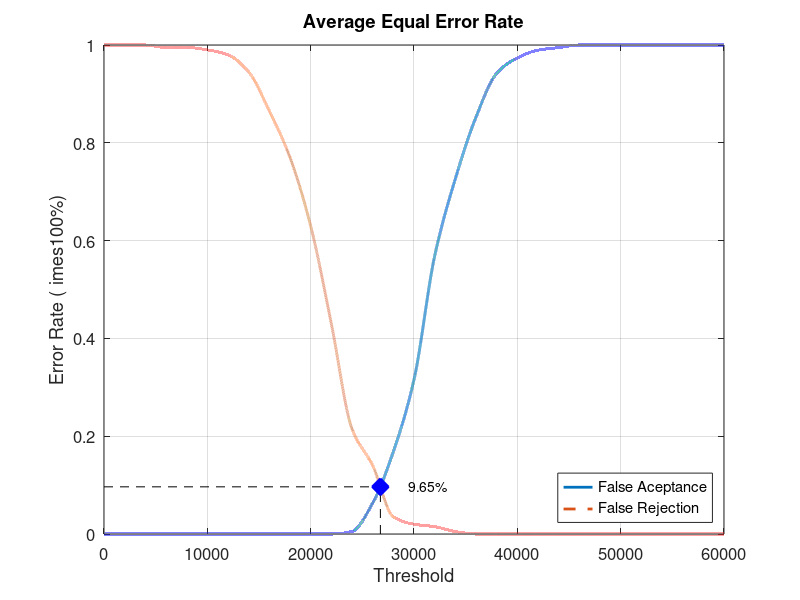
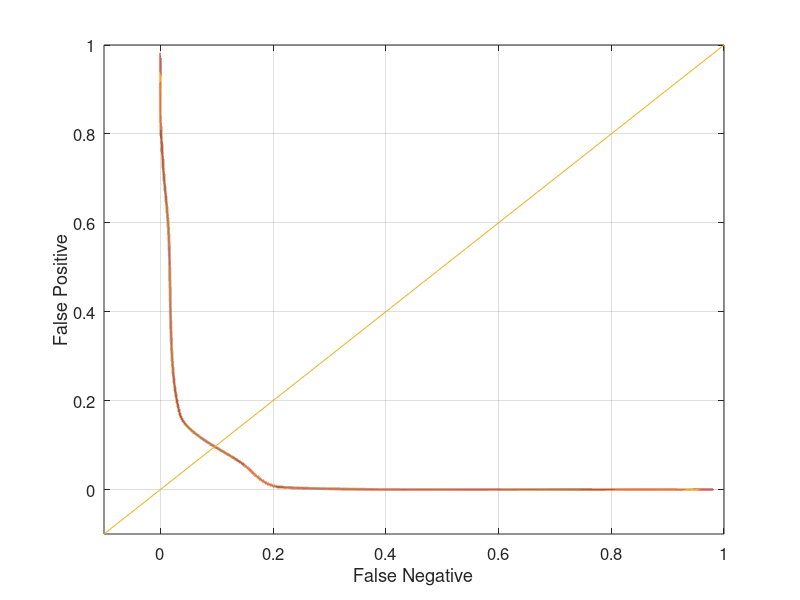

Write the MATLAB code that produced these figures, in order.
close all;
clear;
clc;
x = 0:2000:60000;
xq = 0:0.5:60000;

y0 = [0 0 0 0 0 0 0 0 0 0 0 0 0.00526316 0.0631579 0.168421 0.315789 0.568421 0.726316 0.852632 0.942105 0.973684 0.989474 0.994737 1 1 1 1 1 1 1 1]
yy0 = interp1(x, y0, xq, 'pchip');
y1 = [1 1 1 0.995 0.995 0.99 0.98 0.945 0.865 0.77 0.63 0.43 0.215 0.14 0.035 0.02 0.015 0.005 0 0 0 0 0 0 0 0 0 0 0 0 0]
yy1 = interp1(x, y1, xq, 'pchip');

% Calculating EER: 
y2 = abs(y0 - y1);
find(y2 == min(y2))
yy2 = abs(yy0 - yy1);
xEER = find(yy2 == min(yy2));
xEERIndex = xq(xEER) % X-axis EER
yEER = yy0(xEER) % Y-axis EER

main = figure
plot(xq, yy0,'-','LineWidth', 2);	hold on
plot(xq, yy1,'--','LineWidth', 2);	hold on
plot([xEERIndex xEERIndex], [0 yEER], 'k--');	hold on
plot([0 xEERIndex], [yEER yEER], 'k--');	hold on
plot(xEERIndex, yEER, 'bx', 'LineWidth', 10);	hold on
text(xEERIndex + 10 * xEERIndex / 100, yEER, [num2str(round((10000 * yEER)) / 100) '%'])
legend('False Aceptance', 'False Rejection', 'Location', 'SouthEast')
xlabel('Threshold')
ylabel('Error Rate (	imes100%)')
title('Average Equal Error Rate')
set(gca, 'FontSize', 12)
axis([0 60000 0 1])
grid on

print(main, 'Database2_2Main', '-dpng');
FNRxFPR = figure('Color', [1 1 1]);
plot(yy1, yy0, '-', yy1, yy0, 'LineWidth', 2);
hold on
y = -0.1:0.1:1
plot(y, y); 
set(gca, 'FontSize', 12)
xlabel('False Negative')
ylabel('False Positive')
axis([-0.1 1 -0.1 1])
set(gca, 'FontSize', 12)
grid on

print(FNRxFPR, 'Database2_2FNRxFPR','-dpng');
